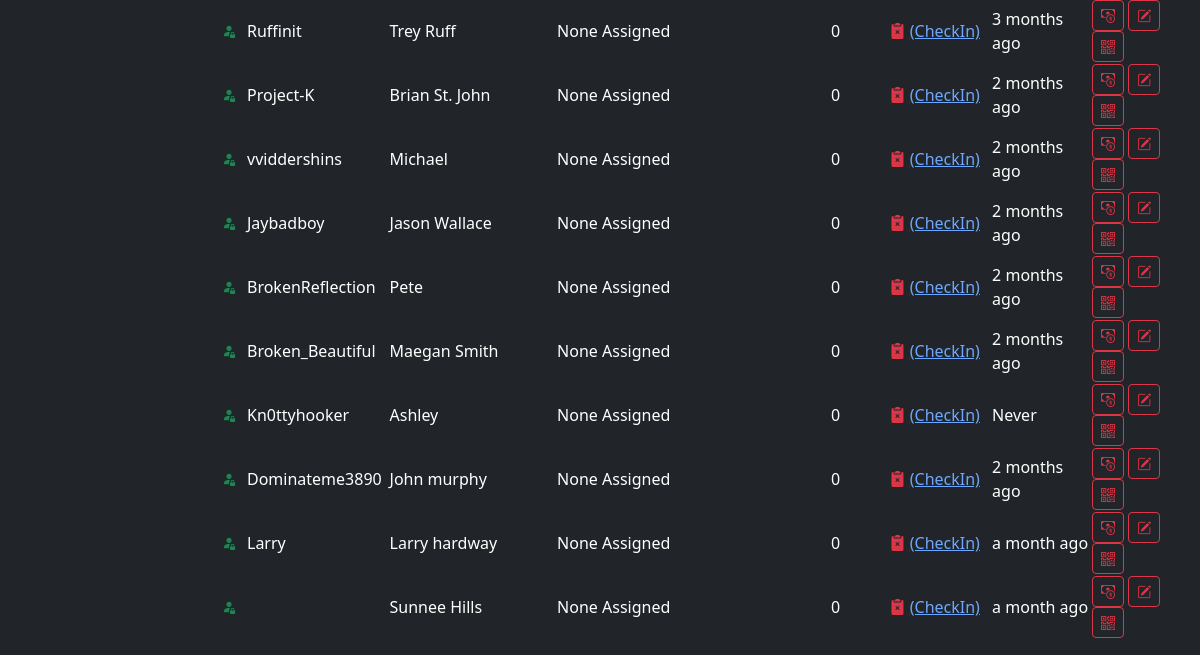
Page /guests/ (lower part) on the earlier database version.
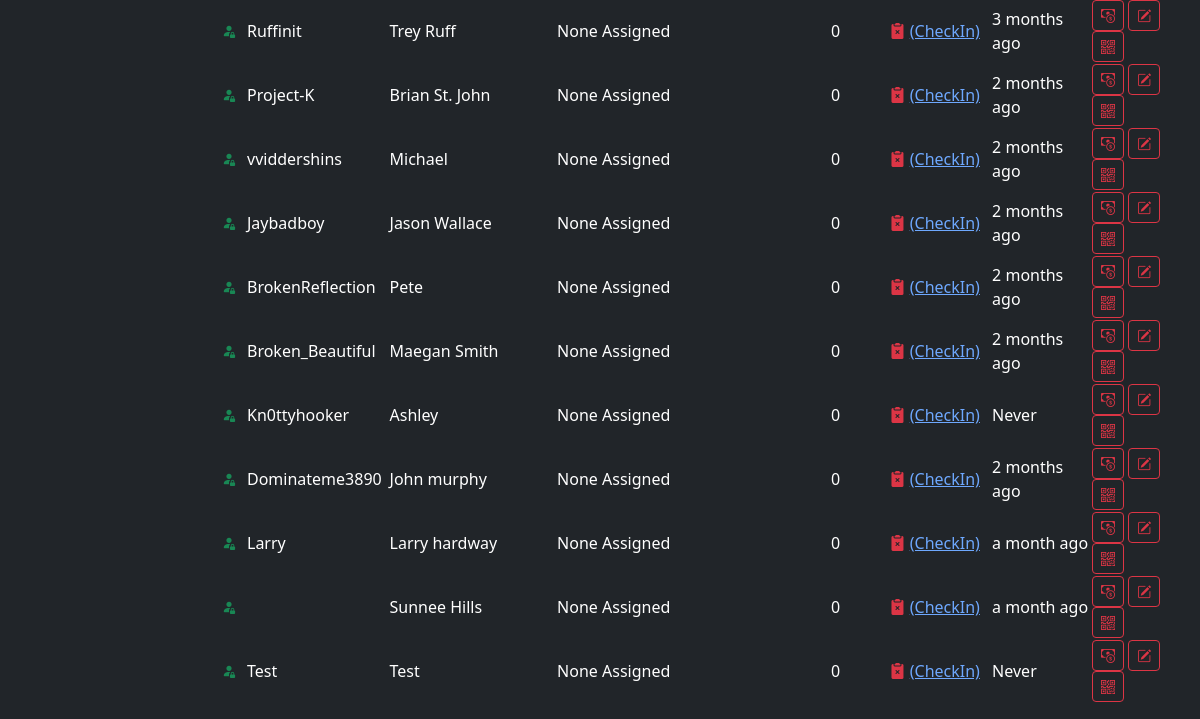
Same page on the later database version.
### app/models.py (models this page shows, shortened)
@dataclass
class Guest(db.Model, UserMixin):
    id:int = db.Column(db.Integer, primary_key=True)
    uuid:str  = db.Column(db.String, unique=True, name="uuid")
    fetUsername:str  = db.Column(db.String(100) )
    name:str  = db.Column(db.String(100), nullable=False)
    email:str  = db.Column(db.String(200), nullable=False)
    phone:str  = db.Column(db.String(20))
    checkin_blocked:bool = db.Column(db.Boolean(), default=False)
    password:str  = db.Column(db.String(255))
    allow_qrcode_refresh:bool = db.Column(db.Boolean(), default=True)
    roles = db.relationship('Role', backref=db.backref('guests'), secondary=guest_role)
    performs = db.relationship('Addon', backref='guests', secondary='guest_addons')
    termsCheck:bool = db.Column(db.Boolean(), default=False)
    termsDate = db.Column(db.DateTime(timezone=True), server_default=func.now())
    credit = db.relationship('GuestCredit',backref='guest')
    logbook = db.relationship('Guestlog', backref='guest')
    checkedIn:bool = db.Column(db.Boolean(), default=False)
    lastVisit = db.Column(db.DateTime(timezone=True), server_default=None)
    lastCheckOut = db.Column(db.DateTime(timezone=True), server_default=None)
    created_at = db.Column(db.DateTime(timezone=True), server_default=func.now())

### app/routes.py (the view, shortened to what this page needs)
@app.route('/guests/', methods=['GET', 'POST'])
def guests():
    return render_template('guests.html', guests=Guest.query.all())

### app/__init__.py (called while the page is built)
@app.template_filter('get_general_credits')
def get_general_credits(credit):
    return sum(x.generalAmount for x in credit)

### app/models.py (called while the page is built)
    def __repr__(self):
        return f'{self.name}'

### app/templates/guests.html (shortened to what this page needs)
{% extends 'layout.html' %}
{% block content %}
<table class="table-dark rounded-3 overflow-hidden" data-toggle="table">
    <tbody>
        {% for guest in guests %}
        <tr>
            <td>
                <button type="button" class="btn btn-sm" data-bs-mode="edit" data-bs-uuid="{{guest.id}}">
                    {% if guest.checkin_blocked == None %}
                    <i class="bi bi-person-fill-lock text-success"></i>
                    {% elif guest.checkin_blocked == False %}
                    <i class="bi bi-person-fill-lock text-success"></i>
                    {% else %}
                    <i class="bi bi-person-fill-lock text-danger"></i>
                    {% endif %}
                </button>
            </td>
            <td>{{guest.fetUsername}}</td>
            <td class='d-none d-md-table-cell'>{{guest.name}}</td>
            {% if guest.roles %}
            <td class='d-none d-lg-table-cell'>{{guest.roles}}</td>
            {% else %}
            <td class='d-none d-lg-table-cell'>None Assigned</th>
                {% endif %}
            <td class='d-none d-xl-table-cell'>{{guest.credit | get_general_credits }}</td>
            {% if guest.checkedIn %}
            <td class='d-none d-lg-table-cell'><i class="bi bi-clipboard2-check-fill text-success"></i> <a
                    href="/checkOut/{{guest.id}}/Manually?next=%2Fguests">(CheckOut)</a></td>
            {% else %}
            <td class='d-none d-lg-table-cell'><i class="bi bi-clipboard2-x-fill text-danger"></i> <a
                    href="/checkIn/{{guest.id}}/Manually?next=%2Fguests">(CheckIn)</a></td>
            {% endif %}
            {% if guest.lastVisit %}
            <td>{{ moment(guest.lastVisit).fromNow() }}</td>
            {% else %}
            <td>Never</td>
            {% endif %}
            <td>
                <a href="/guestCredit/{{guest.id}}"><button type="button" class="btn btn-sm btn-outline-danger"><i
                            class="bi bi-cash-coin"></i></button></a>
                <button type="button" class="btn btn-sm btn-outline-danger" data-bs-toggle="modal"
                    data-bs-target="#registerModal" data-bs-mode="edit" data-bs-uuid="{{guest.id}}"><i
                        class="bi bi-pencil-square"></i></button>
                <button type="button" class="btn btn-sm btn-outline-danger" data-bs-toggle="modal"
                    data-bs-target="#qrModal" data-bs-qr="{{guest.uuid}}"><i class="bi bi-qr-code"></i></button>
            </td>
        </tr>
        {% endfor %}
    </tbody>
</table>
{% endblock content %}

Differences in the rows shown:
added Guest: checkin_blocked False (drawn), fetUsername "Test", name "Test", credit|get_general_credits "0", shows "Never"
